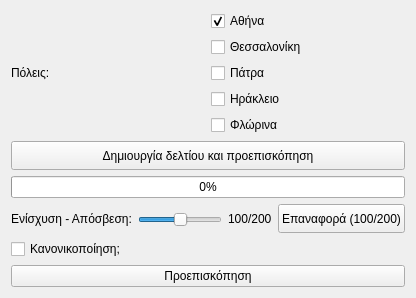
     <widget class="QWidget" name="tab_4">
      <attribute name="title">
       <string>ή εισαγωγή από την ιστοσελίδα k24.gr</string>
      </attribute>
      <layout class="QGridLayout" name="gridLayout_4">
       <item row="0" column="0">
        <widget class="QFrame" name="frame_14">
         <property name="styleSheet">
          <string notr="true">QFrame{border:none;}</string>
         </property>
         <property name="frameShape">
          <enum>QFrame::StyledPanel</enum>
         </property>
         <property name="frameShadow">
          <enum>QFrame::Raised</enum>
         </property>
         <layout class="QGridLayout" name="gridLayout_3">
          <property name="leftMargin">
           <number>0</number>
          </property>
          <property name="topMargin">
           <number>0</number>
          </property>
          <property name="rightMargin">
           <number>0</number>
          </property>
          <property name="bottomMargin">
           <number>0</number>
          </property>
          <item row="0" column="1">
           <widget class="QCheckBox" name="athens">
            <property name="text">
             <string>Αθήνα</string>
            </property>
            <property name="checked">
             <bool>true</bool>
            </property>
           </widget>
          </item>
          <item row="1" column="1">
           <widget class="QCheckBox" name="thessaloniki">
            <property name="text">
             <string>Θεσσαλονίκη</string>
            </property>
           </widget>
          </item>
          <item row="2" column="0">
           <widget class="QLabel" name="label_5">
            <property name="text">
             <string>Πόλεις:</string>
            </property>
           </widget>
          </item>
          <item row="2" column="1">
           <widget class="QCheckBox" name="patra">
            <property name="text">
             <string>Πάτρα</string>
            </property>
           </widget>
          </item>
          <item row="3" column="1">
           <widget class="QCheckBox" name="irakleio">
            <property name="text">
             <string>Ηράκλειο</string>
            </property>
           </widget>
          </item>
          <item row="4" column="1">
           <widget class="QCheckBox" name="florina">
            <property name="text">
             <string>Φλώρινα</string>
            </property>
           </widget>
          </item>
         </layout>
        </widget>
       </item>
       <item row="1" column="0">
        <widget class="QPushButton" name="import_peradio_fetch_and_create_and_preview_button">
         <property name="sizePolicy">
          <sizepolicy hsizetype="Minimum" vsizetype="Maximum">
           <horstretch>0</horstretch>
           <verstretch>0</verstretch>
          </sizepolicy>
         </property>
         <property name="minimumSize">
          <size>
           <width>0</width>
           <height>29</height>
          </size>
         </property>
         <property name="text">
          <string>Δημιουργία δελτίου και προεπισκόπηση</string>
         </property>
        </widget>
       </item>
       <item row="2" column="0">
        <widget class="QProgressBar" name="import_peradio_progressBar">
         <property name="value">
          <number>0</number>
         </property>
        </widget>
       </item>
       <item row="3" column="0">
        <widget class="QFrame" name="frame_8">
         <property name="sizePolicy">
          <sizepolicy hsizetype="Preferred" vsizetype="Fixed">
           <horstretch>0</horstretch>
           <verstretch>0</verstretch>
          </sizepolicy>
         </property>
         <property name="minimumSize">
          <size>
           <width>0</width>
           <height>0</height>
          </size>
         </property>
         <property name="styleSheet">
          <string notr="true">QFrame{border:none;}</string>
         </property>
         <property name="frameShape">
          <enum>QFrame::StyledPanel</enum>
         </property>
         <property name="frameShadow">
          <enum>QFrame::Raised</enum>
         </property>
         <layout class="QHBoxLayout" name="horizontalLayout_8">
          <property name="leftMargin">
           <number>0</number>
          </property>
          <property name="topMargin">
           <number>0</number>
          </property>
          <property name="rightMargin">
           <number>0</number>
          </property>
          <property name="bottomMargin">
           <number>0</number>
          </property>
          <item>
           <widget class="QLabel" name="label_9">
            <property name="text">
             <string>Ενίσχυση - Απόσβεση:</string>
            </property>
           </widget>
          </item>
          <item>
           <widget class="QFrame" name="frame_12">
            <property name="sizePolicy">
             <sizepolicy hsizetype="Expanding" vsizetype="Preferred">
              <horstretch>0</horstretch>
              <verstretch>0</verstretch>
             </sizepolicy>
            </property>
            <property name="frameShape">
             <enum>QFrame::StyledPanel</enum>
            </property>
            <property name="frameShadow">
             <enum>QFrame::Raised</enum>
            </property>
            <layout class="QVBoxLayout" name="verticalLayout_4">
             <property name="spacing">
              <number>0</number>
             </property>
             <property name="leftMargin">
              <number>0</number>
             </property>
             <property name="topMargin">
              <number>0</number>
             </property>
             <property name="rightMargin">
              <number>0</number>
             </property>
             <property name="bottomMargin">
              <number>0</number>
             </property>
             <item>
              <spacer name="verticalSpacer_9">
               <property name="orientation">
                <enum>Qt::Vertical</enum>
               </property>
               <property name="sizeHint" stdset="0">
                <size>
                 <width>20</width>
                 <height>8</height>
                </size>
               </property>
              </spacer>
             </item>
             <item>
              <widget class="QSlider" name="import_peradio_volume_slider">
               <property name="maximum">
                <number>200</number>
               </property>
               <property name="value">
                <number>100</number>
               </property>
               <property name="orientation">
                <enum>Qt::Horizontal</enum>
               </property>
              </widget>
             </item>
             <item>
              <spacer name="verticalSpacer_10">
               <property name="orientation">
                <enum>Qt::Vertical</enum>
               </property>
               <property name="sizeHint" stdset="0">
                <size>
                 <width>20</width>
                 <height>1</height>
                </size>
               </property>
              </spacer>
             </item>
            </layout>
           </widget>
          </item>
          <item>
           <widget class="QLabel" name="import_peradio_volume_label">
            <property name="text">
             <string>100/200</string>
            </property>
           </widget>
          </item>
          <item>
           <widget class="QPushButton" name="import_peradio_reset_volume_button">
            <property name="sizePolicy">
             <sizepolicy hsizetype="Minimum" vsizetype="Maximum">
              <horstretch>0</horstretch>
              <verstretch>0</verstretch>
             </sizepolicy>
            </property>
            <property name="minimumSize">
             <size>
              <width>0</width>
              <height>29</height>
             </size>
            </property>
            <property name="text">
             <string>Επαναφορά (100/200)</string>
            </property>
           </widget>
          </item>
         </layout>
        </widget>
       </item>
       <item row="4" column="0">
        <widget class="QFrame" name="frame_13">
         <property name="minimumSize">
          <size>
           <width>0</width>
           <height>0</height>
          </size>
         </property>
         <property name="styleSheet">
          <string notr="true">QFrame{border:none;}</string>
         </property>
         <property name="frameShape">
          <enum>QFrame::StyledPanel</enum>
         </property>
         <property name="frameShadow">
          <enum>QFrame::Raised</enum>
         </property>
         <layout class="QHBoxLayout" name="horizontalLayout_9">
          <property name="leftMargin">
           <number>0</number>
          </property>
          <property name="topMargin">
           <number>0</number>
          </property>
          <property name="rightMargin">
           <number>0</number>
          </property>
          <property name="bottomMargin">
           <number>0</number>
          </property>
          <item>
           <widget class="QCheckBox" name="import_peradio_is_normalized">
            <property name="text">
             <string>Κανονικοποίηση;</string>
            </property>
           </widget>
          </item>
         </layout>
        </widget>
       </item>
       <item row="5" column="0">
        <widget class="QPushButton" name="import_peradio_final_preview_button">
         <property name="sizePolicy">
          <sizepolicy hsizetype="Minimum" vsizetype="Maximum">
           <horstretch>0</horstretch>
           <verstretch>0</verstretch>
          </sizepolicy>
         </property>
         <property name="text">
          <string>Προεπισκόπηση</string>
         </property>
         <property name="icon">
          <iconset resource="../../../../icons.qrc">
           <normaloff>:/rest-windows/assets/images/rest-windows/preview-church-news.png</normaloff>:/rest-windows/assets/images/rest-windows/preview-church-news.png</iconset>
         </property>
        </widget>
       </item>
      </layout>
     </widget>
